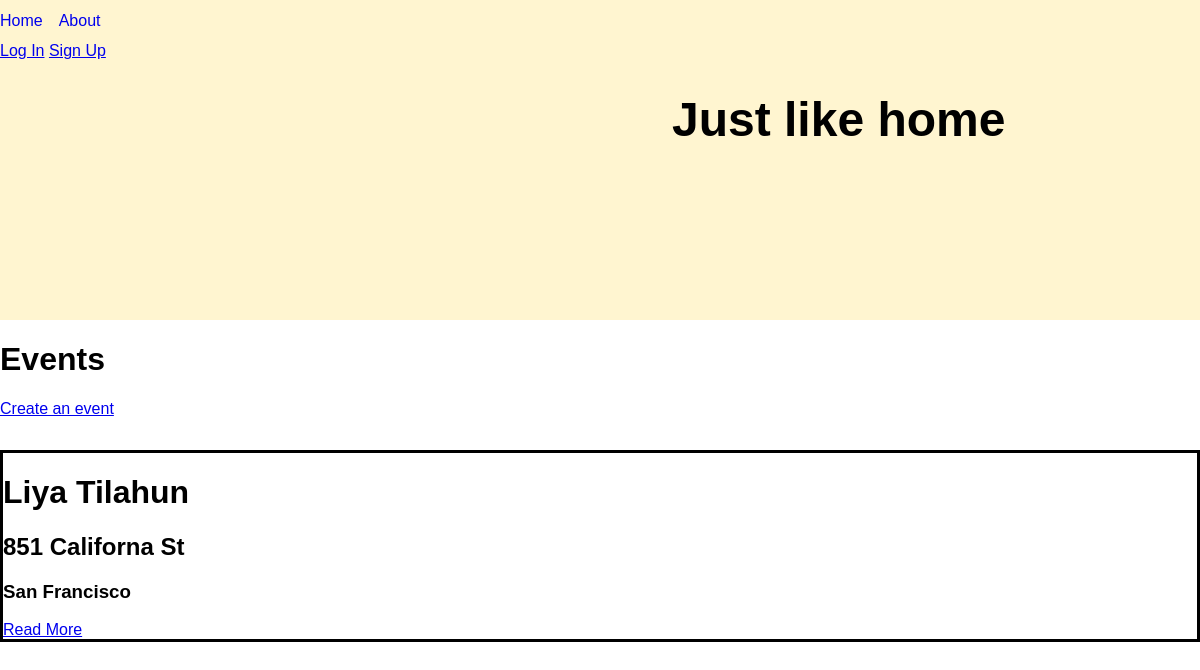
Screenshot of /events/ with the database file from the repository.
### events/models.py (models this page shows, shortened)
class Event(models.Model):
    name = models.CharField(max_length=200)
    author = models.ForeignKey(User, on_delete=models.PROTECT,
                               help_text="The user that posted this event.", default=1, related_name='author')
    date_time = models.DateTimeField('event date time')
    street_address = models.CharField(max_length=255, default='address 1')
    city = models.CharField(max_length=255, default='city name')
    location = PlainLocationField(based_fields=['address','city'], zoom=7, default='location')
    description = models.TextField(default='description of the event')
    slug = models.CharField(max_length=400, blank=True, editable=False,
                            help_text="Unique URL path to access this page. Generated by the system.")
    created = models.DateTimeField(auto_now_add=True,
                                   help_text="The date and time this page was created. Automatically generated when the model saves.")
    modified = models.DateTimeField(auto_now=True,
                                    help_text="The date and time this page was updated. Automatically generated when the model updates.")

### events/views.py (the view)
# urls.py: path('', EventListView.as_view(), name='event-list-page'),
class EventListView(ListView):
    model = Event
    def get(self, request):
        events = self.get_queryset().all()
        return render(request, 'events/event_list.html', {
          'events': events
        })

### events/templates/events/event_list.html
{% extends "base.html" %}
{% block content %}
<h1> Events </h1>
<a href="{% url 'create-event-page' %}" title="event-create">Create an event</a>
  {% if events %}
    {% for event in events %}
    <div class='event-card'>
      <h1>{{event.name}}</h1>
      <h2>{{event.street_address}}</h2>
      <h3>{{event.city}}</h3>
      <a href="{% url 'event-details-page' event.slug %}" title="Read More">Read More</a>
    </div>
    {% endfor %}
  {% else %}
    <div>No pages to display.</div>
  {% endif %}
{% endblock %}

### events/static/events/css/styles.css (style rules this page uses)
body { background-color: white; font-size: 16px; font-family: Helvetica; margin: 0; }
.event-card { border: solid; margin-top: 2em; }

### rows the page displays
Event: name "Liya Tilahun", street_address "851 Californa St", city "San Francisco"
